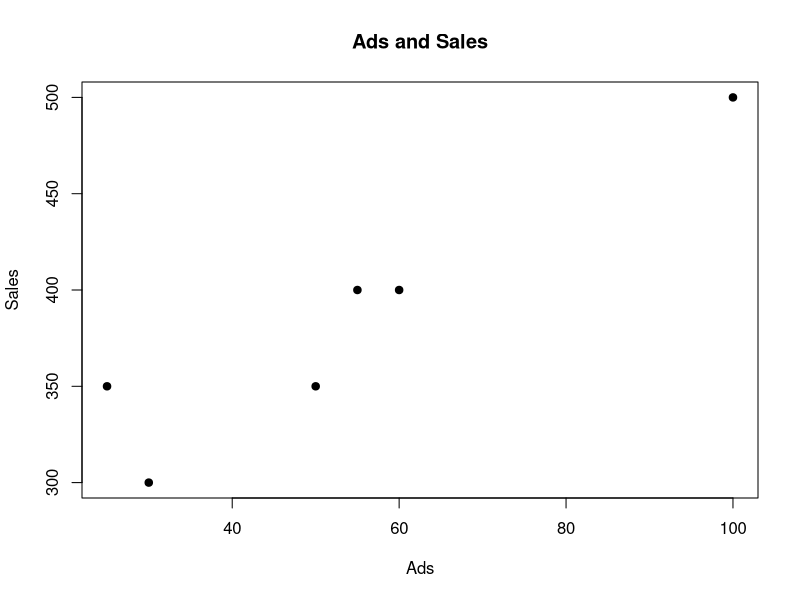
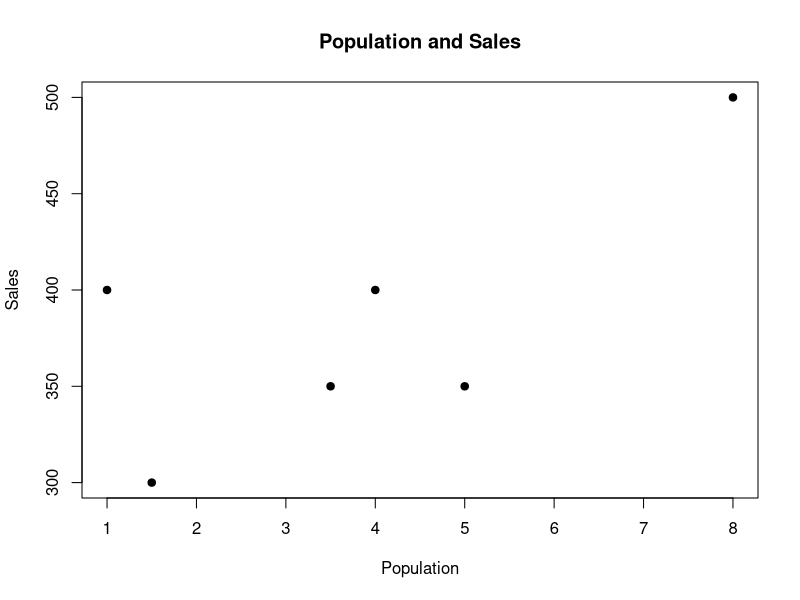
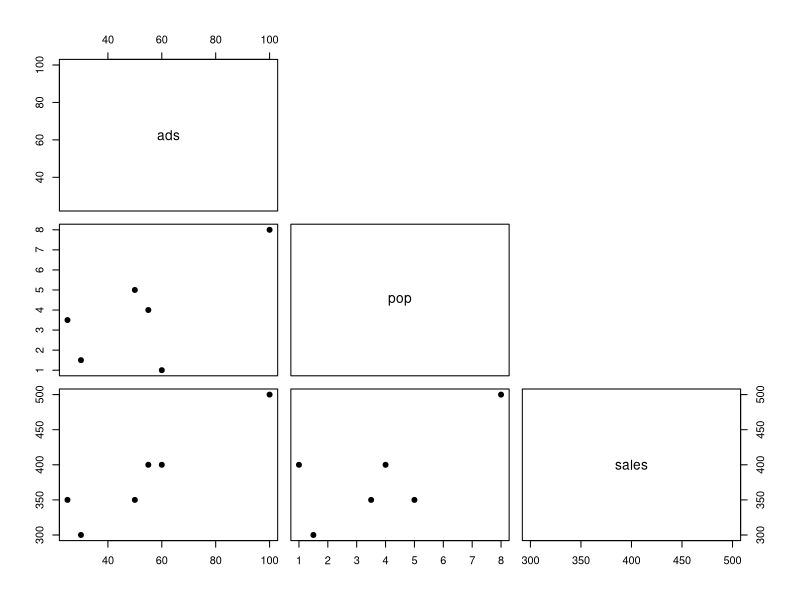

These figures' R source, in order:
## ---- chunk 1
ads<-c(50,55,100,30,25,60)
pop<-c(5,4,8,1.5,3.5,1)
sales<-c(350,400,500,300,350,400)

df<-data.frame(ads, pop, sales)
## ---- chunk 2
str(df)
## ---- chunk 3
R = cor(df$ads, df$sales)
R
R*R
## ---- chunk 4
plot(df$ads,df$sales, main="Ads and Sales", xlab="Ads", ylab="Sales", pch=19)
## ---- chunk 5
R = cor(df$pop, df$sales)
R
R*R
## ---- chunk 6
plot(df$pop,df$sales, 
     main="Population and Sales", 
     xlab="Population", 
     ylab="Sales", 
     pch=19)
## ---- chunk 7
cor(df)
## ---- chunk 8
plot(df, 
     upper.panel = NULL, 
     pch = 19, 
     cex.labels=1.25)
## ---- chunk 9
model1 = lm(sales ~ ads + pop, data=df)
summary(model1)
## ---- chunk 10
model2 = lm(sales ~ ads, data=df)
summary(model2)
## ---- chunk 11
predictors = data.frame(ads=c(40,35,50))
predictions<-predict(model2, predictors)
round(predictions)
